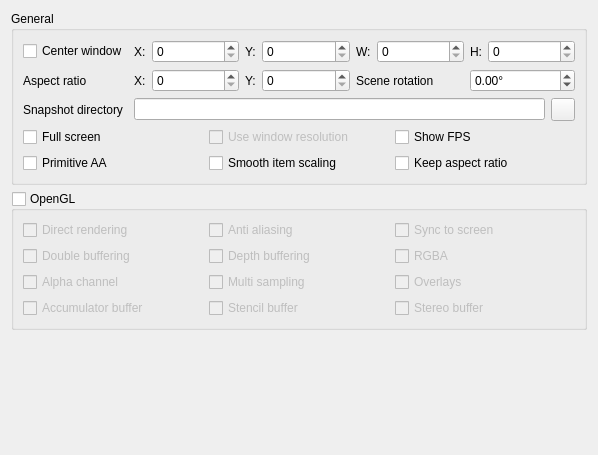
         <widget class="QWidget" name="scrollAreaWidgetContentsGraphicsSettings" >
          <property name="geometry" >
           <rect>
            <x>0</x>
            <y>0</y>
            <width>598</width>
            <height>455</height>
           </rect>
          </property>
          <layout class="QGridLayout" name="gridLayout_13" >
           <item row="0" column="0" >
            <widget class="QGroupBox" name="groupBoxGeneral" >
             <property name="title" >
              <string>General</string>
             </property>
             <layout class="QGridLayout" name="gridLayout_11" >
              <item row="0" column="0" >
               <layout class="QGridLayout" name="gridLayout_4" >
                <item row="0" column="1" >
                 <widget class="QLabel" name="label_2" >
                  <property name="sizePolicy" >
                   <sizepolicy vsizetype="Preferred" hsizetype="Fixed" >
                    <horstretch>0</horstretch>
                    <verstretch>0</verstretch>
                   </sizepolicy>
                  </property>
                  <property name="text" >
                   <string>X:</string>
                  </property>
                 </widget>
                </item>
                <item row="0" column="2" >
                 <widget class="QSpinBox" name="spinBoxGraphicsWindowPosX" >
                  <property name="toolTip" >
                   <string>X coordinate of scene window position</string>
                  </property>
                  <property name="maximum" >
                   <number>99999</number>
                  </property>
                 </widget>
                </item>
                <item row="0" column="3" >
                 <widget class="QLabel" name="label_3" >
                  <property name="sizePolicy" >
                   <sizepolicy vsizetype="Preferred" hsizetype="Fixed" >
                    <horstretch>0</horstretch>
                    <verstretch>0</verstretch>
                   </sizepolicy>
                  </property>
                  <property name="text" >
                   <string>Y:</string>
                  </property>
                 </widget>
                </item>
                <item row="0" column="4" >
                 <widget class="QSpinBox" name="spinBoxGraphicsWindowPosY" >
                  <property name="toolTip" >
                   <string>Y coordinate of scene window position</string>
                  </property>
                  <property name="maximum" >
                   <number>99999</number>
                  </property>
                 </widget>
                </item>
                <item row="0" column="5" >
                 <widget class="QLabel" name="label_8" >
                  <property name="sizePolicy" >
                   <sizepolicy vsizetype="Preferred" hsizetype="Fixed" >
                    <horstretch>0</horstretch>
                    <verstretch>0</verstretch>
                   </sizepolicy>
                  </property>
                  <property name="text" >
                   <string>W:</string>
                  </property>
                 </widget>
                </item>
                <item row="0" column="6" >
                 <widget class="QSpinBox" name="spinBoxGraphicsWindowWidth" >
                  <property name="toolTip" >
                   <string>Width of scene window</string>
                  </property>
                  <property name="maximum" >
                   <number>99999</number>
                  </property>
                 </widget>
                </item>
                <item row="0" column="7" >
                 <widget class="QLabel" name="label_9" >
                  <property name="sizePolicy" >
                   <sizepolicy vsizetype="Preferred" hsizetype="Fixed" >
                    <horstretch>0</horstretch>
                    <verstretch>0</verstretch>
                   </sizepolicy>
                  </property>
                  <property name="text" >
                   <string>H:</string>
                  </property>
                 </widget>
                </item>
                <item row="0" column="8" >
                 <widget class="QSpinBox" name="spinBoxGraphicsWindowHeight" >
                  <property name="toolTip" >
                   <string>Height of scene window</string>
                  </property>
                  <property name="maximum" >
                   <number>99999</number>
                  </property>
                 </widget>
                </item>
                <item row="1" column="0" >
                 <widget class="QLabel" name="labelGraphicsAspectRatio" >
                  <property name="text" >
                   <string>Aspect ratio</string>
                  </property>
                 </widget>
                </item>
                <item row="1" column="1" >
                 <widget class="QLabel" name="label_10" >
                  <property name="sizePolicy" >
                   <sizepolicy vsizetype="Preferred" hsizetype="Fixed" >
                    <horstretch>0</horstretch>
                    <verstretch>0</verstretch>
                   </sizepolicy>
                  </property>
                  <property name="text" >
                   <string>X:</string>
                  </property>
                 </widget>
                </item>
                <item row="1" column="2" >
                 <widget class="QSpinBox" name="spinBoxGraphicsAspectRatioX" >
                  <property name="toolTip" >
                   <string>X portion of scene aspect ratio (should be equal to screen's aspect ratio)</string>
                  </property>
                  <property name="maximum" >
                   <number>99999</number>
                  </property>
                 </widget>
                </item>
                <item row="1" column="3" >
                 <widget class="QLabel" name="label_11" >
                  <property name="sizePolicy" >
                   <sizepolicy vsizetype="Preferred" hsizetype="Fixed" >
                    <horstretch>0</horstretch>
                    <verstretch>0</verstretch>
                   </sizepolicy>
                  </property>
                  <property name="text" >
                   <string>Y:</string>
                  </property>
                 </widget>
                </item>
                <item row="1" column="4" >
                 <widget class="QSpinBox" name="spinBoxGraphicsAspectRatioY" >
                  <property name="toolTip" >
                   <string>Y portion of scene aspect ratio (should be equal to screen's aspect ratio)</string>
                  </property>
                  <property name="maximum" >
                   <number>99999</number>
                  </property>
                 </widget>
                </item>
                <item row="1" column="5" colspan="2" >
                 <widget class="QLabel" name="labelGraphicsRotationAngle" >
                  <property name="sizePolicy" >
                   <sizepolicy vsizetype="Preferred" hsizetype="Minimum" >
                    <horstretch>0</horstretch>
                    <verstretch>0</verstretch>
                   </sizepolicy>
                  </property>
                  <property name="text" >
                   <string>Scene rotation</string>
                  </property>
                 </widget>
                </item>
                <item row="1" column="7" colspan="2" >
                 <widget class="QDoubleSpinBox" name="spinBoxGraphicsRotationAngle" >
                  <property name="toolTip" >
                   <string>Scene rotation angle in degrees</string>
                  </property>
                  <property name="suffix" >
                   <string>°</string>
                  </property>
                  <property name="minimum" >
                   <double>-360.000000000000000</double>
                  </property>
                  <property name="maximum" >
                   <double>360.000000000000000</double>
                  </property>
                 </widget>
                </item>
                <item row="2" column="0" >
                 <widget class="QLabel" name="labelPathsScreenshotDir" >
                  <property name="text" >
                   <string>Snapshot directory</string>
                  </property>
                 </widget>
                </item>
                <item row="2" column="1" colspan="8" >
                 <layout class="QHBoxLayout" name="horizontalLayout_8" >
                  <item>
                   <widget class="QLineEdit" name="lineEditPathsScreenshotDir" >
                    <property name="toolTip" >
                     <string>Directory to store snapshots (write)</string>
                    </property>
                   </widget>
                  </item>
                  <item>
                   <widget class="QToolButton" name="toolButtonBrowsePathsScreenshotDir" >
                    <property name="toolTip" >
                     <string>Browse snapshot directory</string>
                    </property>
                    <property name="icon" >
                     <iconset resource="../qmc2.qrc" >
                      <normaloff>:/data/img/fileopen.png</normaloff>:/data/img/fileopen.png</iconset>
                    </property>
                   </widget>
                  </item>
                 </layout>
                </item>
                <item row="3" column="0" colspan="9" >
                 <layout class="QHBoxLayout" name="horizontalLayout_9" >
                  <item>
                   <widget class="QCheckBox" name="checkBoxGraphicsFullscreen" >
                    <property name="toolTip" >
                     <string>Display arcade scene in full screen mode or windowed</string>
                    </property>
                    <property name="text" >
                     <string>Full screen</string>
                    </property>
                   </widget>
                  </item>
                  <item>
                   <widget class="QCheckBox" name="checkBoxGraphicsUseWindowResolutionInFullScreenMode" >
                    <property name="enabled" >
                     <bool>false</bool>
                    </property>
                    <property name="toolTip" >
                     <string>Use window resolution in full screen mode (for slow systems)</string>
                    </property>
                    <property name="text" >
                     <string>Use window resolution</string>
                    </property>
                   </widget>
                  </item>
                  <item>
                   <widget class="QCheckBox" name="checkBoxMiscellaneousShowFPS" >
                    <property name="toolTip" >
                     <string>Show frames per second counter in the lower left corner</string>
                    </property>
                    <property name="text" >
                     <string>Show FPS</string>
                    </property>
                   </widget>
                  </item>
                 </layout>
                </item>
                <item row="4" column="0" colspan="9" >
                 <layout class="QHBoxLayout" name="horizontalLayout_10" >
                  <item>
                   <widget class="QCheckBox" name="checkBoxGraphicsPrimitiveAntiAliasing" >
                    <property name="toolTip" >
                     <string>Enable anti aliasing on primitive drawing</string>
                    </property>
                    <property name="text" >
                     <string>Primitive AA</string>
                    </property>
                   </widget>
                  </item>
                  <item>
                   <widget class="QCheckBox" name="checkBoxQualitySmoothItemScaling" >
                    <property name="toolTip" >
                     <string>Scale items smoothly</string>
                    </property>
                    <property name="text" >
                     <string>Smooth item scaling</string>
                    </property>
                   </widget>
                  </item>
                  <item>
                   <widget class="QCheckBox" name="checkBoxGraphicsKeepAspect" >
                    <property name="toolTip" >
                     <string>Keep aspect ratio when resizing scene window</string>
                    </property>
                    <property name="text" >
                     <string>Keep aspect ratio</string>
                    </property>
                   </widget>
                  </item>
                 </layout>
                </item>
                <item row="0" column="0" >
                 <widget class="QCheckBox" name="checkBoxGraphicsCenterOnScreen" >
                  <property name="toolTip" >
                   <string>Center arcade window on screen</string>
                  </property>
                  <property name="text" >
                   <string>Center window</string>
                  </property>
                 </widget>
                </item>
               </layout>
              </item>
             </layout>
            </widget>
           </item>
           <item row="1" column="0" >
            <widget class="QGroupBox" name="groupBoxOpenGL" >
             <property name="title" >
              <string>OpenGL</string>
             </property>
             <property name="checkable" >
              <bool>true</bool>
             </property>
             <property name="checked" >
              <bool>false</bool>
             </property>
             <layout class="QGridLayout" name="gridLayout_12" >
              <item row="0" column="0" >
               <layout class="QGridLayout" name="gridLayout_3" >
                <item row="0" column="0" >
                 <widget class="QCheckBox" name="checkBoxOpenGLDirectRendering" >
                  <property name="toolTip" >
                   <string>Enable direct rendering</string>
                  </property>
                  <property name="text" >
                   <string>Direct rendering</string>
                  </property>
                 </widget>
                </item>
                <item row="0" column="1" >
                 <widget class="QCheckBox" name="checkBoxOpenGLAntiAliasing" >
                  <property name="toolTip" >
                   <string>Enable enhanced OpenGL anti aliasing</string>
                  </property>
                  <property name="text" >
                   <string>Anti aliasing</string>
                  </property>
                 </widget>
                </item>
                <item row="0" column="2" >
                 <widget class="QCheckBox" name="checkBoxOpenGLSyncToScreen" >
                  <property name="toolTip" >
                   <string>Synchronize buffer swaps with screen</string>
                  </property>
                  <property name="text" >
                   <string>Sync to screen</string>
                  </property>
                 </widget>
                </item>
                <item row="1" column="0" >
                 <widget class="QCheckBox" name="checkBoxOpenGLDoubleBuffer" >
                  <property name="toolTip" >
                   <string>Enable double buffering (avoids flicker)</string>
                  </property>
                  <property name="text" >
                   <string>Double buffering</string>
                  </property>
                 </widget>
                </item>
                <item row="1" column="1" >
                 <widget class="QCheckBox" name="checkBoxOpenGLDepthBuffer" >
                  <property name="toolTip" >
                   <string>Enable depth buffering (Z-buffer)</string>
                  </property>
                  <property name="text" >
                   <string>Depth buffering</string>
                  </property>
                 </widget>
                </item>
                <item row="1" column="2" >
                 <widget class="QCheckBox" name="checkBoxOpenGLRGBA" >
                  <property name="toolTip" >
                   <string>Use RGBA color mode</string>
                  </property>
                  <property name="text" >
                   <string>RGBA</string>
                  </property>
                 </widget>
                </item>
                <item row="2" column="0" >
                 <widget class="QCheckBox" name="checkBoxOpenGLAlphaChannel" >
                  <property name="toolTip" >
                   <string>Use alpha channel information for transparency</string>
                  </property>
                  <property name="text" >
                   <string>Alpha channel</string>
                  </property>
                 </widget>
                </item>
                <item row="2" column="1" >
                 <widget class="QCheckBox" name="checkBoxOpenGLMultiSample" >
                  <property name="toolTip" >
                   <string>Enable multi sampling</string>
                  </property>
                  <property name="text" >
                   <string>Multi sampling</string>
                  </property>
                 </widget>
                </item>
                <item row="2" column="2" >
                 <widget class="QCheckBox" name="checkBoxOpenGLOverlay" >
                  <property name="toolTip" >
                   <string>Enable OpenGL overlays</string>
                  </property>
                  <property name="text" >
                   <string>Overlays</string>
                  </property>
                 </widget>
                </item>
                <item row="3" column="0" >
                 <widget class="QCheckBox" name="checkBoxOpenGLAccumulatorBuffer" >
                  <property name="toolTip" >
                   <string>Enable accumulator buffer</string>
                  </property>
                  <property name="text" >
                   <string>Accumulator buffer</string>
                  </property>
                 </widget>
                </item>
                <item row="3" column="1" >
                 <widget class="QCheckBox" name="checkBoxOpenGLStencilBuffer" >
                  <property name="toolTip" >
                   <string>Enable stencil buffer</string>
                  </property>
                  <property name="text" >
                   <string>Stencil buffer</string>
                  </property>
                 </widget>
                </item>
                <item row="3" column="2" >
                 <widget class="QCheckBox" name="checkBoxOpenGLStereo" >
                  <property name="toolTip" >
                   <string>Enable stereo buffer</string>
                  </property>
                  <property name="text" >
                   <string>Stereo buffer</string>
                  </property>
                 </widget>
                </item>
               </layout>
              </item>
             </layout>
            </widget>
           </item>
           <item row="2" column="0" >
            <spacer name="verticalSpacer_3" >
             <property name="orientation" >
              <enum>Qt::Vertical</enum>
             </property>
             <property name="sizeHint" stdset="0" >
              <size>
               <width>20</width>
               <height>3</height>
              </size>
             </property>
            </spacer>
           </item>
          </layout>
         </widget>
